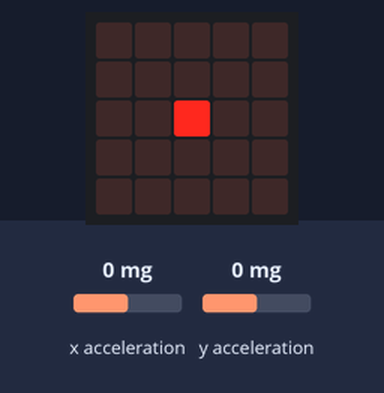
This program was run on a simulated BBC micro:bit running MicroPython. Shown: the board's 5×5 LED display. The test bench sets the inputs (shaded band); at power-on: x acceleration 0 mg, y acceleration 0 mg.

Above: at 1.2 s.
1.3 s: x acceleration set to -1440 mg
At 1.6 s:
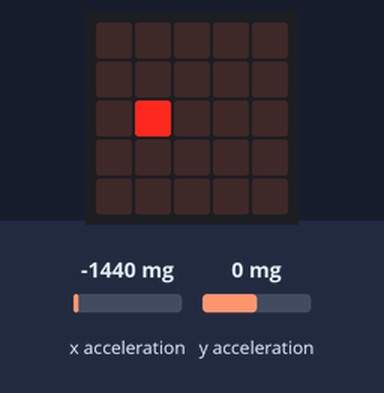
2.8 s: y acceleration set to -1440 mg
At 3.9 s:
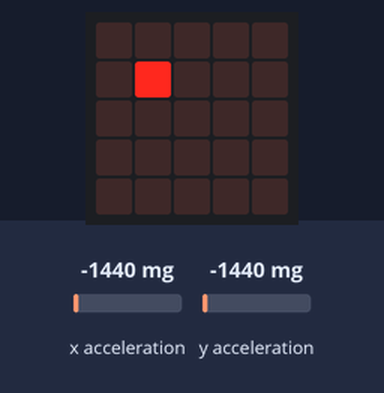
4.3 s: x acceleration set to 0 mg
At 5.1 s:
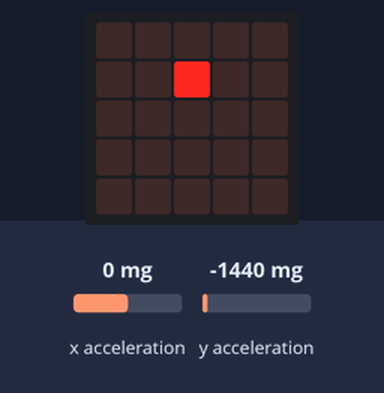
5.8 s: y acceleration set to 750 mg
At 6.2 s:
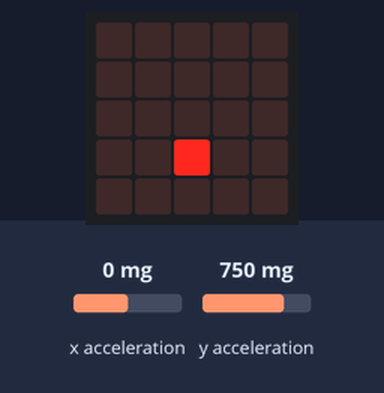
7.3 s: x acceleration set to -750 mg
At 8.5 s:
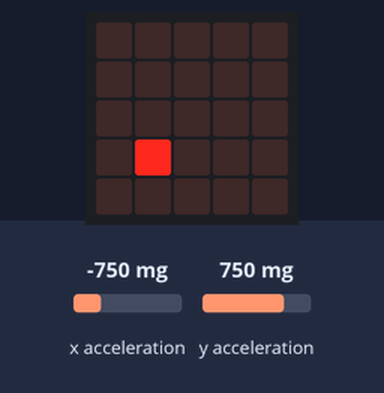
8.8 s: x acceleration set to 750 mg
At 9.7 s:
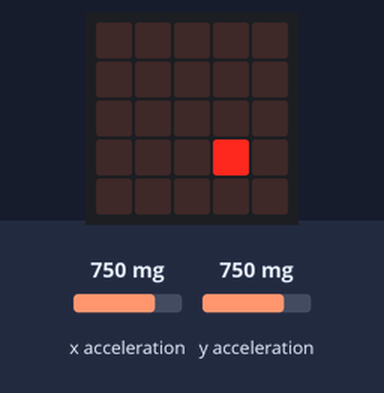
Timing chart, 0 to 11.3 s (numbered marks = the images above; inputs shaded):
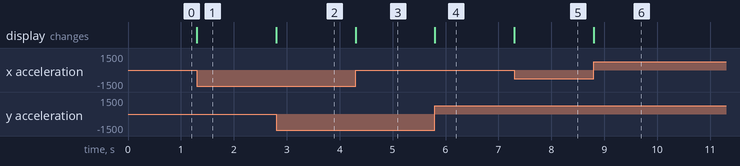

Measured:
- after the input at 1.3 s, the display: changes at once (image 1)
- after the input at 2.8 s, the display: changes at once (image 2)
- after the input at 4.3 s, the display: changes at once (image 3)
- after the input at 5.8 s, the display: changes at once (image 4)
- after the input at 7.3 s, the display: changes at once (image 5)
- after the input at 8.8 s, the display: changes at once (image 6)

The program:

spirit_level.py
```python
from microbit import Image, accelerometer, display


def main():
    while True:
        x = normalize(accelerometer.get_x())
        y = normalize(accelerometer.get_y())
        image = generate_image(x, y)
        display.show(image)


def normalize(value, width=200):
    value = max(-width, min(width, value))
    return value / (width * 2)


def generate_image(x, y):
    image = grid(5, 5)
    x_pixel = int((x * 2) + 2)
    y_pixel = int((y * 2) + 2)
    image[y_pixel][x_pixel] = 9
    return imageify(image)


def grid(width, height):
    return [
        [0 for _ in range(width)]
        for __ in range(height)
    ]


def imageify(image):
    string = ''
    for line in image:
        string += ''.join(str(x) for x in line)
        string += ':'
    return Image(string)


if __name__ == '__main__':
    main()
```
